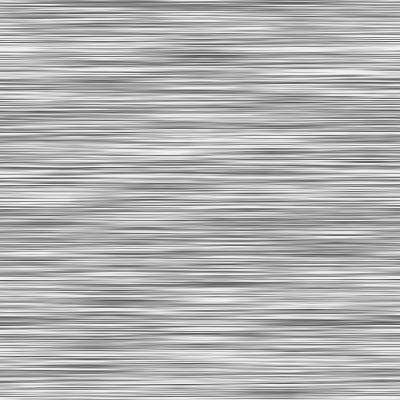
Frame 1 (no input)
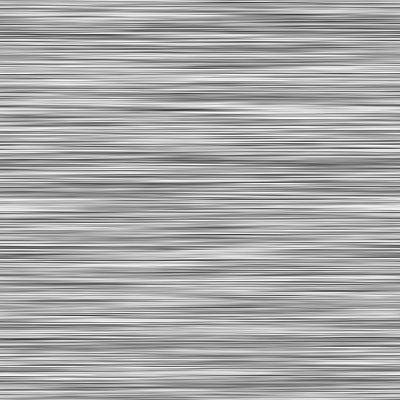
Frame 60 (the mouse pressed at the canvas centre just before this capture)
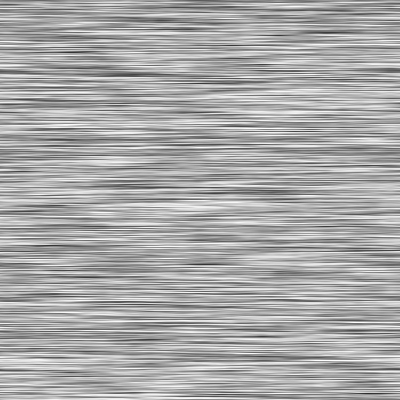
Frame 120 (the mouse held since frame 60 and released just before this capture)

The Processing sketch that drew these frames (run headless with seeded random() and noise(); from frame 60 on, the mouse is pressed at the canvas centre):

// Processing sketch: sketch_1d_noise_in_2d_field
// ── sketch_1d_noise_in_2d_field.pde
float xOff = 0.01;
void setup() {
 size(400,400); 
 frameRate(5);
}

void draw() {
 for(int y = 0; y < height; y++) {
   for(int x = 0; x < width; x++) {
    float hue = noise(xOff);
    stroke(hue*360);
    line(x, y, x, y);
    xOff = xOff + 0.01;
  }
 }
}
